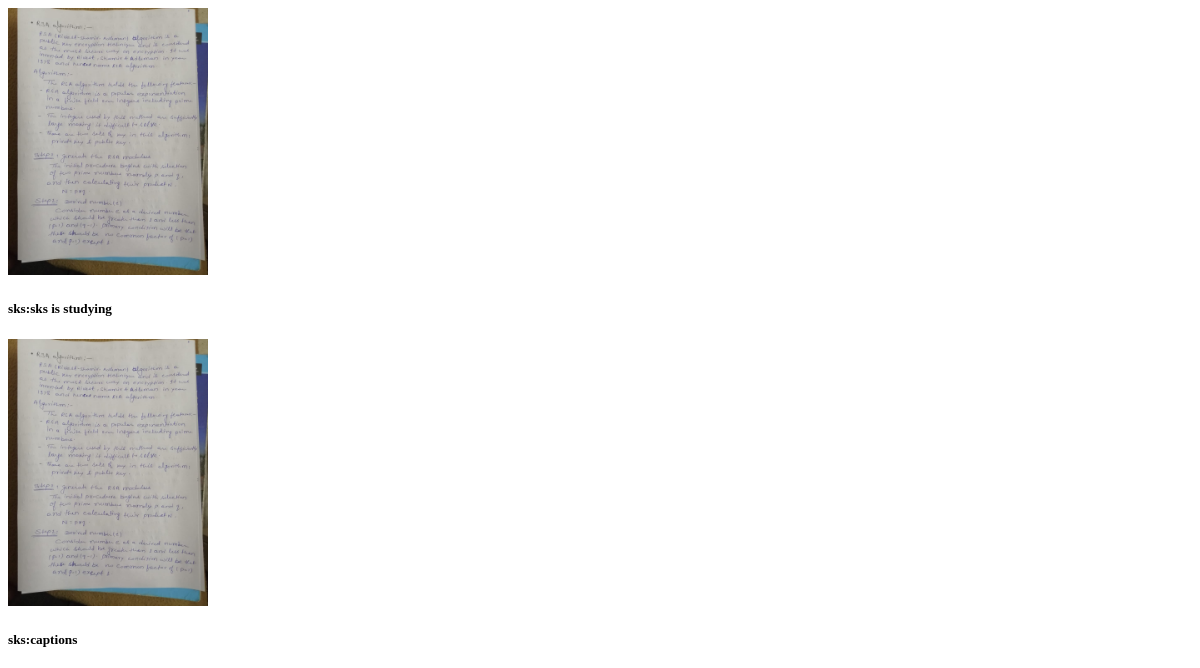
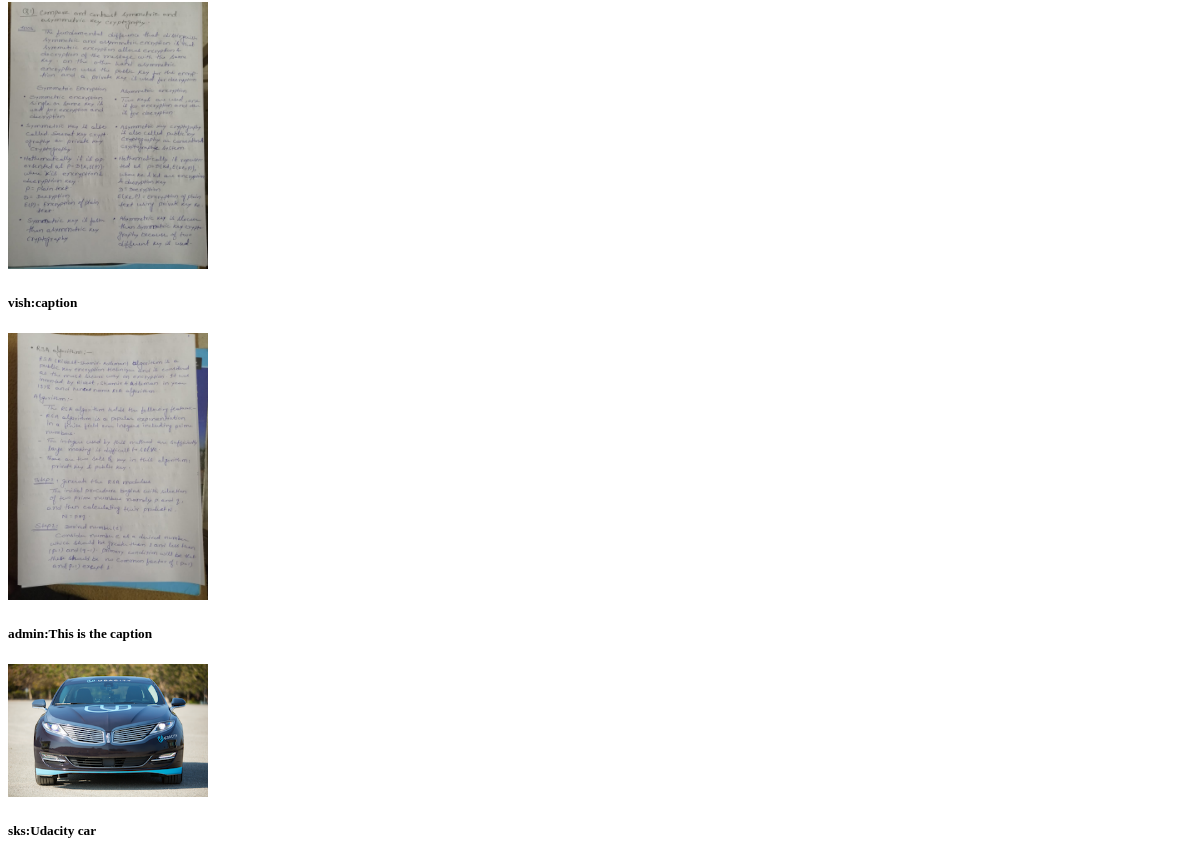
The app's page / (upper part), older data (2 pictures, top to bottom).
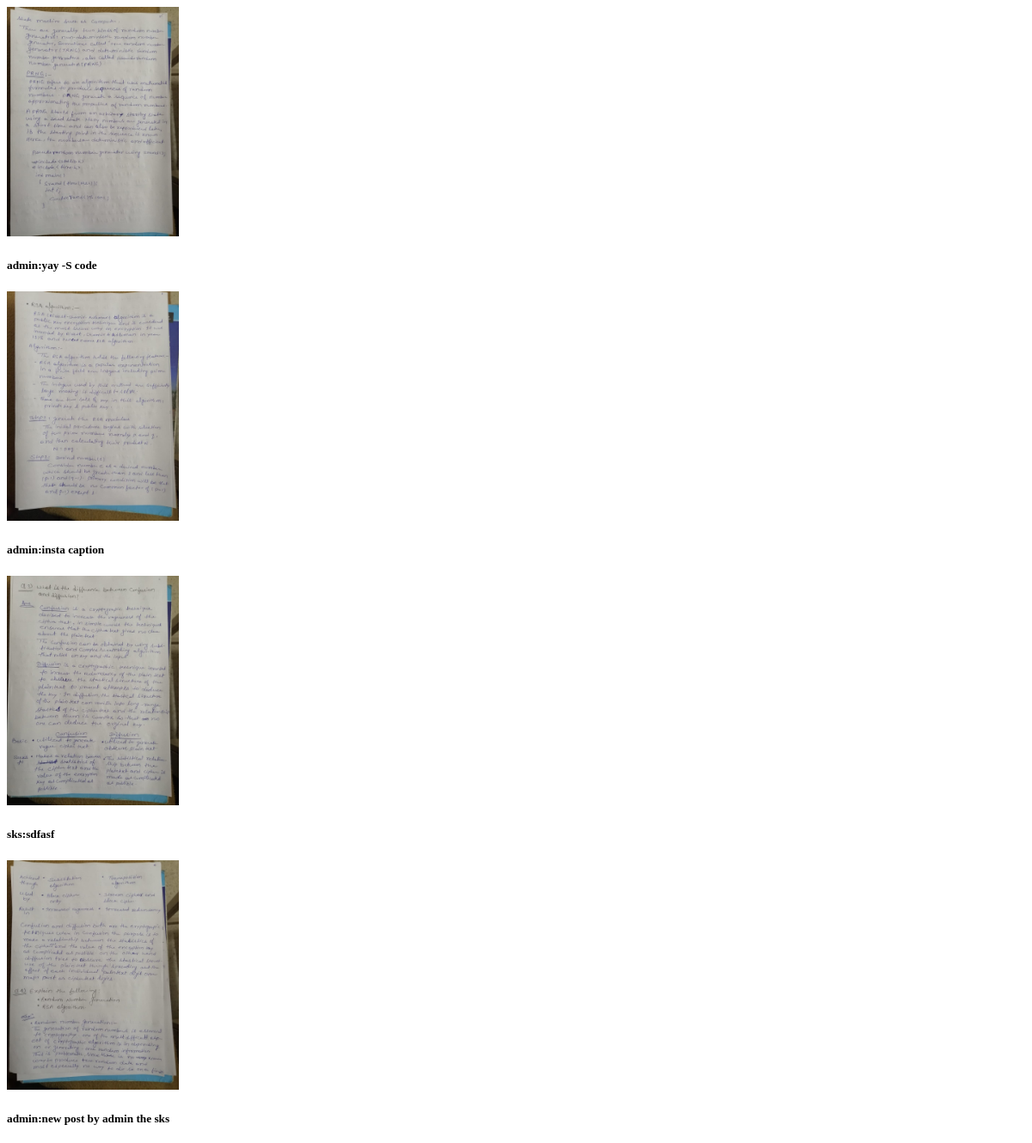
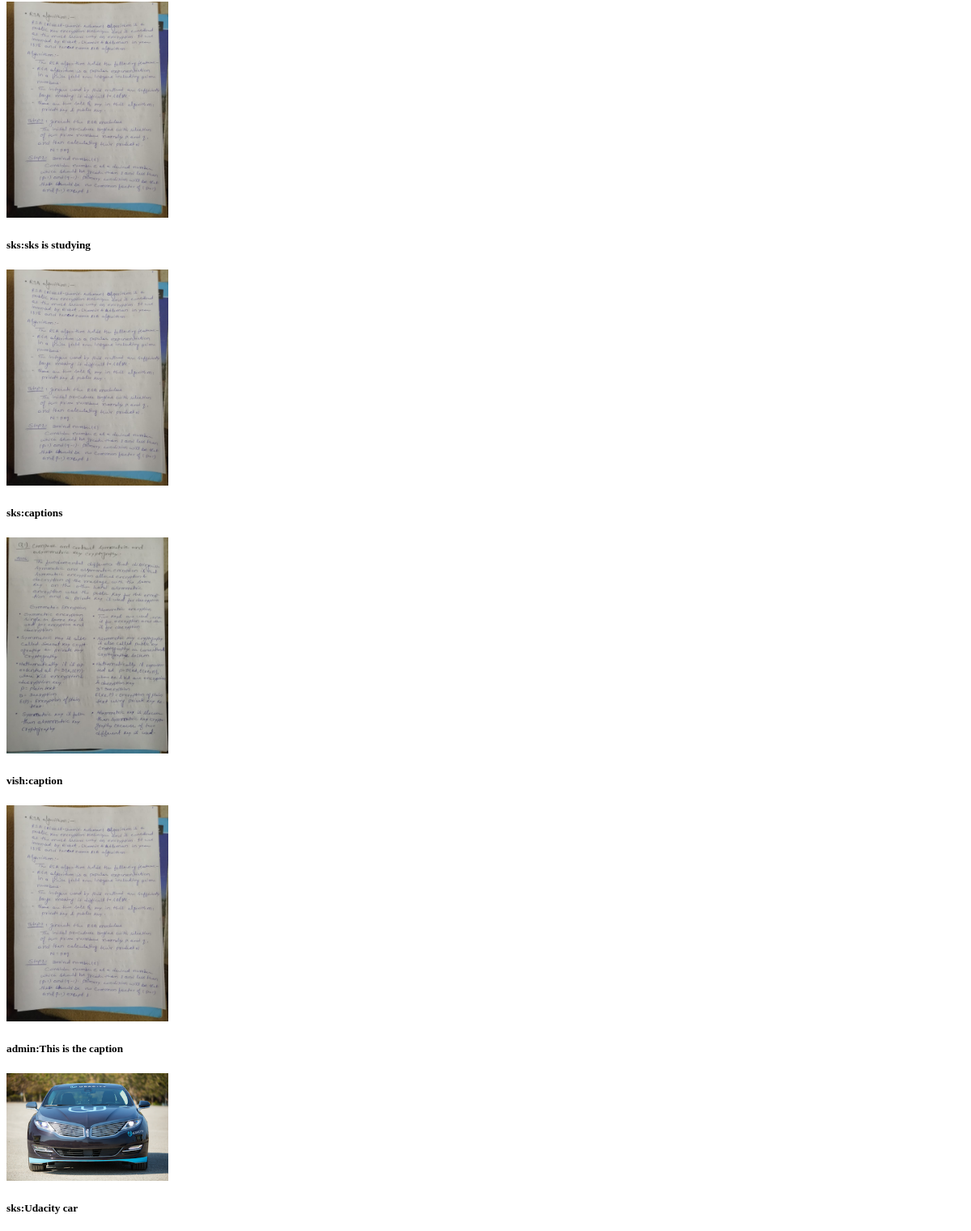
The same page, newer data (2 pictures, top to bottom).
### posts/models.py (models this page shows, shortened)
class Post(models.Model):
    user = models.ForeignKey(settings.AUTH_USER_MODEL, on_delete=models.CASCADE)
    image = models.ImageField(upload_to=upload_location)
    caption = models.CharField(max_length = 250)
    timestamp = models.DateTimeField(auto_now=False,auto_now_add=True)
    updated = models.DateTimeField(auto_now=True, auto_now_add=False)
    class Meta:
        ordering=['-timestamp']

### posts/views.py (the view)
# urls.py: path('',include('posts.urls')),
def posts(request):
    posts = Post.objects.all()
    context ={
        'posts':posts,
    }
    return render(request,'posts/post_list.html',context)

### posts/templates/posts/post_list.html (shortened to what this page needs)
{%extends 'posts/base.html' %}
{% block content %}
{% for post in posts %}
<img src='{{ post.image.url }}' alt='{{post.caption}}' width=200px height 200px> <br>
<h5>{{post.user.username}}:{{post.caption }}</h5>
{%endfor %}
{% endblock %}

Row changes from the older to the newer data that the page shows:
added Post: image (picture), user.username "admin", caption "yay -S code"
added Post: image (picture), user.username "admin", caption "insta caption"
added Post: image (picture), user.username "sks", caption "sdfasf"
added Post: image (picture), user.username "admin", caption "new post by admin the sks"
